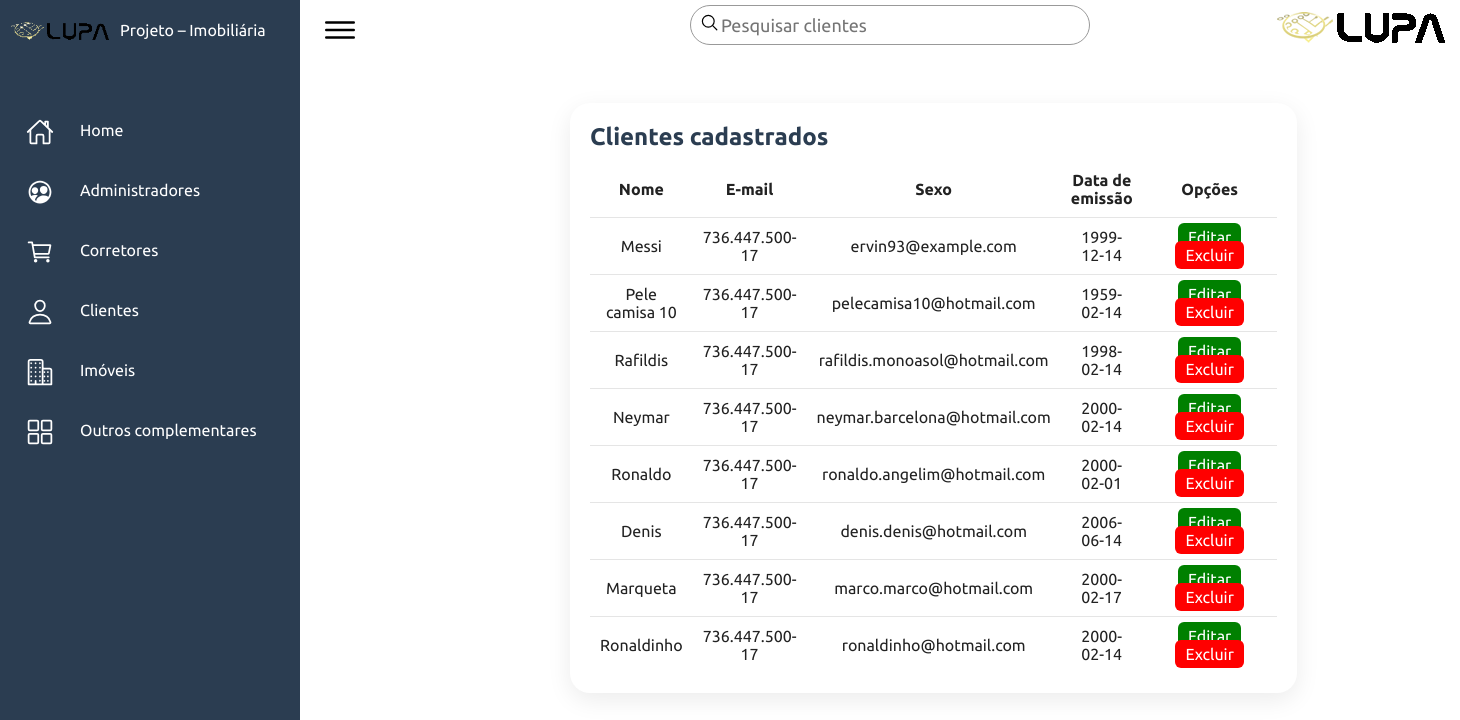
The app's page /busca/buscacliente.php with its own data.
### tables this page shows
CREATE TABLE IF NOT EXISTS `clientes` (
  `id` int(10) UNSIGNED NOT NULL AUTO_INCREMENT,
  `nome` varchar(255) DEFAULT NULL,
  `cpf` varchar(45) DEFAULT NULL,
  `email` varchar(255) DEFAULT NULL,
  `data` date DEFAULT NULL,
  PRIMARY KEY (`id`)
);

### busca/buscacliente.php (the view, shortened to what this page needs)
<?php
require_once "../database/conn.php";
?>
<!DOCTYPE html>
<html lang="pt-BR">
<head>
<link rel="stylesheet" type="text/css" href="../css/style.css">
</head>
<body>
    <div class="container">
        <div class="navigantion">
            <ul>
                <li>
                    <a href="#">
                        <span class="lupaimg"><img src="../img/lupa-logo1.png" width="100px"></span>
                        <span class="title">Projeto – Imobiliária</span>
                    </a>
                </li>
                <li>
                    <a href="../index.php">
                        <span class="icon"><ion-icon name="home-outline"></ion-icon></span>
                        <span class="title">Home</span>
                    </a>
                </li>
                <li>
                    <a href="#">
                        <span class="icon"><ion-icon name="people-circle-outline"></ion-icon></span>
                        <span class="title">Administradores</span>
                    </a>
                </li>
                <li>
                    <a href="#">
                        <span class="icon"><ion-icon name="cart-outline"></ion-icon></span>
                        <span class="title">Corretores</span>
                    </a>
                </li>
                <li>
                    <a href="../clientes.php">
                        <span class="icon"><ion-icon name="person-outline"></ion-icon></span>
                        <span class="title">Clientes</span>
                    </a>
                </li>
                <li>
                    <a href="#">
                        <span class="icon"><ion-icon name="business-outline"></ion-icon></span>
                        <span class="title">Imóveis</span>
                    </a>
                </li>
                <li>
                    <a href="#">
                        <span class="icon"><ion-icon name="grid-outline"></ion-icon></span>
                        <span class="title">Outros complementares</span>
                    </a>
                </li>
            </ul>
         </div>
         <div class="main">
             <div class="topbar">
                 <div class="toggle">
                    <ion-icon name="menu-outline"></ion-icon>
                 </div>
                 <div class="search">
                    <label>
                        <form class="form-inline" action="../busca/buscacliente.php?id=$id&nome=$nome'" method="POST">
                            <input type="text" placeholder="Pesquisar clientes" name="pesquisar">
                            <ion-icon name="search-outline"></ion-icon>
                        </form>
                    </label>
                 </div>
                 <div class="user">
                    <img src="../img/lupa-logo.png">
                 </div>
             </div>
             <div class="details">
                 <div class="recentOrders">
                     <div class="cardHeader">
                         <h2>Clientes cadastrados</h2>
                     </div>
                     <table>
                         <thead>
                             <tr>
                                <td>Nome</td>
                                <td>E-mail</td>
                                <td>Sexo</td>
                                <td>Data de emissão</td>
                                <td>Opções</td>
                             </tr>
                         </thead>
                         <tbody>
                       <tr>
                            <?php
                                $pesquisar = $_POST['pesquisar'];
                                $sql = "SELECT * FROM clientes where nome like '%$pesquisar%'";
                                $resultado = $conn->query($sql);
                                while ($registro = $resultado->fetch_array())
                                {
                                    $id     =  $registro[0];
                                    $nome   =  $registro[1];
                                    $email  =  $registro[2];
                                    $sexo   =  $registro[3];
                                    $data   =  $registro[4];
                                    $id        = htmlentities($id, ENT_QUOTES, "UTF-8");
                                    $nome      = htmlentities($nome, ENT_QUOTES, "UTF-8");
                                    $email     = htmlentities($email, ENT_QUOTES, "UTF-8");
                                    $sexo      = htmlentities($sexo, ENT_QUOTES, "UTF-8");
                                    $data      = htmlentities($data, ENT_QUOTES, "UTF-8");
                                    echo "<tr>
                                    <td> $nome</td>
                                    <td> $email</td>
                                    <td> $sexo</td>
                                    <td> $data</td>
                                    <td width=280px><a href='../view/viewupdate?id=$id' class='button' style='position: relative;padding: 5px 10px;background: var(--green);text-decoration: none;color: var(--white);border-radius: 6px;'>Editar</a>
                                    <a width=280px><a href='../delete.php?id=$id&nome=$nome' class='button' style='position: relative;padding: 5px 10px;background: var(--red);text-decoration: none;color: var(--white);border-radius: 6px;'>Excluir</a>
                                    </td>";
                                }
                            ?>
                        </tr>
                    </tbody>
                    </table>
                 </div>
         </div>
    </div>
</body>
</html>

### css/style.css (style rules this page uses)
* { margin: 0; padding: 0; box-sizing: border-box; font-family: 'Ubuntu', sans-serif; }
:root { --blue: #2b3d51; --white: #fff; --grey: #f5f5f5; --black1: #222; --black2: #999; --green: green; --red: red; }
body { min-height: 100vh; overflow-x: hidden; }
.container { position: relative; width: 100%; }
.navigantion { position: fixed; width: 300px; height: 100%; background: var(--blue); border-left: 10px solid var(--blue); transition: 0.5s; overflow: hidden; }
.navigantion ul { position: absolute; top: 0; left: 0; width: 100%; }
.navigantion ul li { position: relative; width: 100%; list-style: none; border-top-left-radius: 30px; border-bottom-left-radius: 30px; }
.navigantion ul li:nth-child(1) { margin-bottom: 40px; pointer-events: none; }
.navigantion ul li a { position: relative; display: block; width: 100%; display: flex; text-decoration: none; color: var(--white); }
.navigantion ul li a .icon { position: relative; display: block; min-width: 60px; height: 60px; line-height: 80px; text-align: center; }
.navigantion ul li a .icon ion-icon { font-size: 1.75em; }
.navigantion ul li a .title { position: relative; display: block; padding: 0 10px; height: 60px; line-height: 60px; text-align: start; white-space: nowrap; }
.main { position: absolute; width: calc(100% - 300px); left: 300px; min-height: 100vh; background: var(--white); transition: 0.5s; }
.topbar { width: 100%; height: 60px; display: flex; justify-content: space-between; align-items: center; padding: 0 10px; }
.toggle { position: relative; width: 60px; height: 60px; display: flex; justify-content: center; align-items: center; font-size: 2.5em; cursor: pointer; }
.search { position: relative; width: 400px; margin: auto; margin-top: 5px; }
.search label { position: relative; width: 100%; }
.search label input { width: 100%; height: 40px; border-radius: 40px; padding: 5px 20px; padding-left: 30px; font-size: 18px; outline: none; border: 1px solid var(--black2); }
.search label ion-icon { position: absolute; top: 0; left: 10px; font-size: 1.2em; }
.user { position: relative; width: 40px; height: 40px; cursor: pointer; }
.user img { position: absolute; top: 0; left: -135px; }
.details { position: relative; width: 100%; padding: 20px; display: grid; grid-template-columns: 2fr 1fr; grid-gap: 30px; right: -250px; margin-top: 2%; }
.details .recentOrders { position: relative; display: grid; min-height: 300px; background: var(--white); padding: 20px; box-shadow: 0 7px 25px rgba(0,0,0,0.08); border-radius: 20px; }
.cardHeader { display: flex; justify-content: space-between; align-items: flex-start; }
.cardHeader h2 { font-weight: 600; color: var(--blue); }
.details table { width: 100%; border-collapse: collapse; margin-top: 10px; }
.details table thead td { font-weight: 600; }
.details .recentOrders table tr { color: var(--black1); border-bottom: 1px solid rgba(0, 0, 0, 0.1); }
.details .recentOrders table tr:last-child { border-bottom: none; }
.details .recentOrders table tr td { padding: 10px; text-align: center; }
.lupaimg { margin-top: 8px; }
.search label ion-icon { position: relative; margin-top: -150px; top: -28px; left: 10px; font-size: 1.2em; }

### records on screen
clientes: nome "Messi", cpf "736.447.500-17", email "ervin93@example.com", data "1999-12-14"
clientes: nome "Pele camisa 10", cpf "736.447.500-17", email "pelecamisa10@hotmail.com", data "1959-02-14"
clientes: nome "Rafildis", cpf "736.447.500-17", email "rafildis.monoasol@hotmail.com", data "1998-02-14"
clientes: nome "Neymar", cpf "736.447.500-17", email "neymar.barcelona@hotmail.com", data "2000-02-14"
clientes: nome "Ronaldo", cpf "736.447.500-17", email "ronaldo.angelim@hotmail.com", data "2000-02-01"
clientes: nome "Denis", cpf "736.447.500-17", email "denis.denis@hotmail.com", data "2006-06-14"
clientes: nome "Marqueta", cpf "736.447.500-17", email "marco.marco@hotmail.com", data "2000-02-17"
clientes: nome "Ronaldinho", cpf "736.447.500-17", email "ronaldinho@hotmail.com", data "2000-02-14"
